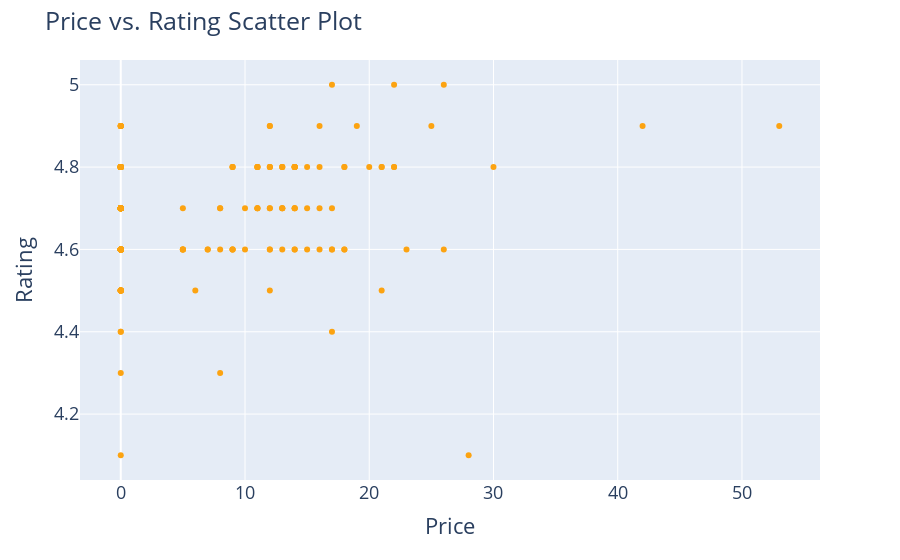

The notebook cell this image was saved under:
### Code cell
fig = px.scatter(df, x='price', y='rating', hover_data=['title', 'number of reviews'],color_discrete_sequence=['rgb(252,163,17)', 'rgb(20,33,61)'])

# Update layout
fig.update_layout(
    title='Price vs. Rating Scatter Plot',
    xaxis_title='Price',
    yaxis_title='Rating',
     font=dict(size=18),

)

# Show figure
fig.show()
fig.write_image('Price vs Rating Scatter.png')

### Figure 1 — Plotly figure (JSON) as saved in the notebook; plotly's stock layout.template omitted (floating-point values rounded to 4 significant figures; data arrays with more than 128 entries replaced by an {"elided": "..."} marker saying what was removed)
{"data": [{"customdata": {"elided": "208x2 mixed values"}, "hovertemplate": "price=%{x}<br>rating=%{y}<br>title=%{customdata[0]}<br>number of reviews=%{customdata[1]}<extra></extra>", "legendgroup": "", "marker": {"color": "rgb(252,163,17)", "symbol": "circle"}, "mode": "markers", "name": "", "orientation": "v", "showlegend": false, "type": "scatter", "x": {"elided": "208 int values"}, "xaxis": "x", "y": {"elided": "208 float values"}, "yaxis": "y"}], "layout": {"autosize": true, "font": {"size": 18}, "legend": {"tracegroupgap": 0}, "margin": {"t": 60}, "title": {"text": "Price vs. Rating Scatter Plot"}, "xaxis": {"anchor": "y", "autorange": true, "domain": [0, 1], "range": [-3.816, 56.82], "title": {"text": "Price"}, "type": "linear"}, "yaxis": {"anchor": "x", "autorange": true, "domain": [0, 1], "range": [4.03, 5.07], "title": {"text": "Rating"}, "type": "linear"}}}
